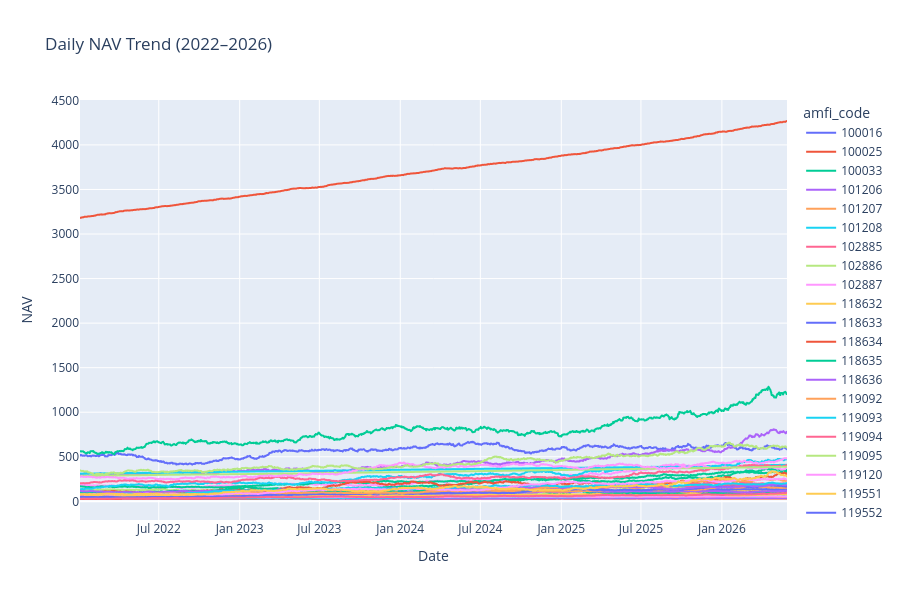

This figure's notebook cell:
### Code cell
# Convert date column to datetime

nav_history["date"] = pd.to_datetime(
    nav_history["date"]
)

# Plot NAV trends

fig = px.line(
    nav_history,
    x="date",
    y="nav",
    color="amfi_code",
    title="Daily NAV Trend (2022–2026)"
)

fig.update_layout(
    xaxis_title="Date",
    yaxis_title="NAV",
    height=600
)

fig.show()

### Figure 1 — Plotly figure (JSON) as saved in the notebook; plotly's stock layout.template omitted (floating-point values rounded to 4 significant figures; data arrays with more than 128 entries replaced by an {"elided": "..."} marker saying what was removed)
{"data": [{"hovertemplate": "amfi_code=100016<br>date=%{x}<br>nav=%{y}<extra></extra>", "legendgroup": "100016", "line": {"color": "#636efa", "dash": "solid"}, "marker": {"symbol": "circle"}, "mode": "lines", "name": "100016", "showlegend": true, "type": "scattergl", "x": {"elided": "1150 str values"}, "xaxis": "x", "y": {"elided": "1150 float values"}, "yaxis": "y"}, {"hovertemplate": "amfi_code=100025<br>date=%{x}<br>nav=%{y}<extra></extra>", "legendgroup": "100025", "line": {"color": "#EF553B", "dash": "solid"}, "marker": {"symbol": "circle"}, "mode": "lines", "name": "100025", "showlegend": true, "type": "scattergl", "x": {"elided": "1150 str values"}, "xaxis": "x", "y": {"elided": "1150 float values"}, "yaxis": "y"}, {"hovertemplate": "amfi_code=100033<br>date=%{x}<br>nav=%{y}<extra></extra>", "legendgroup": "100033", "line": {"color": "#00cc96", "dash": "solid"}, "marker": {"symbol": "circle"}, "mode": "lines", "name": "100033", "showlegend": true, "type": "scattergl", "x": {"elided": "1150 str values"}, "xaxis": "x", "y": {"elided": "1150 float values"}, "yaxis": "y"}, {"hovertemplate": "amfi_code=101206<br>date=%{x}<br>nav=%{y}<extra></extra>", "legendgroup": "101206", "line": {"color": "#ab63fa", "dash": "solid"}, "marker": {"symbol": "circle"}, "mode": "lines", "name": "101206", "showlegend": true, "type": "scattergl", "x": {"elided": "1150 str values"}, "xaxis": "x", "y": {"elided": "1150 float values"}, "yaxis": "y"}, {"hovertemplate": "amfi_code=101207<br>date=%{x}<br>nav=%{y}<extra></extra>", "legendgroup": "101207", "line": {"color": "#FFA15A", "dash": "solid"}, "marker": {"symbol": "circle"}, "mode": "lines", "name": "101207", "showlegend": true, "type": "scattergl", "x": {"elided": "1150 str values"}, "xaxis": "x", "y": {"elided": "1150 float values"}, "yaxis": "y"}, {"hovertemplate": "amfi_code=101208<br>date=%{x}<br>nav=%{y}<extra></extra>", "legendgroup": "101208", "line": {"color": "#19d3f3", "dash": "solid"}, "marker": {"symbol": "circle"}, "mode": "lines", "name": "101208", "showlegend": true, "type": "scattergl", "x": {"elided": "1150 str values"}, "xaxis": "x", "y": {"elided": "1150 float values"}, "yaxis": "y"}, {"hovertemplate": "amfi_code=102885<br>date=%{x}<br>nav=%{y}<extra></extra>", "legendgroup": "102885", "line": {"color": "#FF6692", "dash": "solid"}, "marker": {"symbol": "circle"}, "mode": "lines", "name": "102885", "showlegend": true, "type": "scattergl", "x": {"elided": "1150 str values"}, "xaxis": "x", "y": {"elided": "1150 float values"}, "yaxis": "y"}, {"hovertemplate": "amfi_code=102886<br>date=%{x}<br>nav=%{y}<extra></extra>", "legendgroup": "102886", "line": {"color": "#B6E880", "dash": "solid"}, "marker": {"symbol": "circle"}, "mode": "lines", "name": "102886", "showlegend": true, "type": "scattergl", "x": {"elided": "1150 str values"}, "xaxis": "x", "y": {"elided": "1150 float values"}, "yaxis": "y"}, {"hovertemplate": "amfi_code=102887<br>date=%{x}<br>nav=%{y}<extra></extra>", "legendgroup": "102887", "line": {"color": "#FF97FF", "dash": "solid"}, "marker": {"symbol": "circle"}, "mode": "lines", "name": "102887", "showlegend": true, "type": "scattergl", "x": {"elided": "1150 str values"}, "xaxis": "x", "y": {"elided": "1150 float values"}, "yaxis": "y"}, {"hovertemplate": "amfi_code=118632<br>date=%{x}<br>nav=%{y}<extra></extra>", "legendgroup": "118632", "line": {"color": "#FECB52", "dash": "solid"}, "marker": {"symbol": "circle"}, "mode": "lines", "name": "118632", "showlegend": true, "type": "scattergl", "x": {"elided": "1150 str values"}, "xaxis": "x", "y": {"elided": "1150 float values"}, "yaxis": "y"}, {"hovertemplate": "amfi_code=118633<br>date=%{x}<br>nav=%{y}<extra></extra>", "legendgroup": "118633", "line": {"color": "#636efa", "dash": "solid"}, "marker": {"symbol": "circle"}, "mode": "lines", "name": "118633", "showlegend": true, "type": "scattergl", "x": {"elided": "1150 str values"}, "xaxis": "x", "y": {"elided": "1150 float values"}, "yaxis": "y"}, {"hovertemplate": "amfi_code=118634<br>date=%{x}<br>nav=%{y}<extra></extra>", "legendgroup": "118634", "line": {"color": "#EF553B", "dash": "solid"}, "marker": {"symbol": "circle"}, "mode": "lines", "name": "118634", "showlegend": true, "type": "scattergl", "x": {"elided": "1150 str values"}, "xaxis": "x", "y": {"elided": "1150 float values"}, "yaxis": "y"}, {"hovertemplate": "amfi_code=118635<br>date=%{x}<br>nav=%{y}<extra></extra>", "legendgroup": "118635", "line": {"color": "#00cc96", "dash": "solid"}, "marker": {"symbol": "circle"}, "mode": "lines", "name": "118635", "showlegend": true, "type": "scattergl", "x": {"elided": "1150 str values"}, "xaxis": "x", "y": {"elided": "1150 float values"}, "yaxis": "y"}, {"hovertemplate": "amfi_code=118636<br>date=%{x}<br>nav=%{y}<extra></extra>", "legendgroup": "118636", "line": {"color": "#ab63fa", "dash": "solid"}, "marker": {"symbol": "circle"}, "mode": "lines", "name": "118636", "showlegend": true, "type": "scattergl", "x": {"elided": "1150 str values"}, "xaxis": "x", "y": {"elided": "1150 float values"}, "yaxis": "y"}, {"hovertemplate": "amfi_code=119092<br>date=%{x}<br>nav=%{y}<extra></extra>", "legendgroup": "119092", "line": {"color": "#FFA15A", "dash": "solid"}, "marker": {"symbol": "circle"}, "mode": "lines", "name": "119092", "showlegend": true, "type": "scattergl", "x": {"elided": "1150 str values"}, "xaxis": "x", "y": {"elided": "1150 float values"}, "yaxis": "y"}, {"hovertemplate": "amfi_code=119093<br>date=%{x}<br>nav=%{y}<extra></extra>", "legendgroup": "119093", "line": {"color": "#19d3f3", "dash": "solid"}, "marker": {"symbol": "circle"}, "mode": "lines", "name": "119093", "showlegend": true, "type": "scattergl", "x": {"elided": "1150 str values"}, "xaxis": "x", "y": {"elided": "1150 float values"}, "yaxis": "y"}, {"hovertemplate": "amfi_code=119094<br>date=%{x}<br>nav=%{y}<extra></extra>", "legendgroup": "119094", "line": {"color": "#FF6692", "dash": "solid"}, "marker": {"symbol": "circle"}, "mode": "lines", "name": "119094", "showlegend": true, "type": "scattergl", "x": {"elided": "1150 str values"}, "xaxis": "x", "y": {"elided": "1150 float values"}, "yaxis": "y"}, {"hovertemplate": "amfi_code=119095<br>date=%{x}<br>nav=%{y}<extra></extra>", "legendgroup": "119095", "line": {"color": "#B6E880", "dash": "solid"}, "marker": {"symbol": "circle"}, "mode": "lines", "name": "119095", "showlegend": true, "type": "scattergl", "x": {"elided": "1150 str values"}, "xaxis": "x", "y": {"elided": "1150 float values"}, "yaxis": "y"}, {"hovertemplate": "amfi_code=119120<br>date=%{x}<br>nav=%{y}<extra></extra>", "legendgroup": "119120", "line": {"color": "#FF97FF", "dash": "solid"}, "marker": {"symbol": "circle"}, "mode": "lines", "name": "119120", "showlegend": true, "type": "scattergl", "x": {"elided": "1150 str values"}, "xaxis": "x", "y": {"elided": "1150 float values"}, "yaxis": "y"}, {"hovertemplate": "amfi_code=119551<br>date=%{x}<br>nav=%{y}<extra></extra>", "legendgroup": "119551", "line": {"color": "#FECB52", "dash": "solid"}, "marker": {"symbol": "circle"}, "mode": "lines", "name": "119551", "showlegend": true, "type": "scattergl", "x": {"elided": "1150 str values"}, "xaxis": "x", "y": {"elided": "1150 float values"}, "yaxis": "y"}, {"hovertemplate": "amfi_code=119552<br>date=%{x}<br>nav=%{y}<extra></extra>", "legendgroup": "119552", "line": {"color": "#636efa", "dash": "solid"}, "marker": {"symbol": "circle"}, "mode": "lines", "name": "119552", "showlegend": true, "type": "scattergl", "x": {"elided": "1150 str values"}, "xaxis": "x", "y": {"elided": "1150 float values"}, "yaxis": "y"}, {"hovertemplate": "amfi_code=119598<br>date=%{x}<br>nav=%{y}<extra></extra>", "legendgroup": "119598", "line": {"color": "#EF553B", "dash": "solid"}, "marker": {"symbol": "circle"}, "mode": "lines", "name": "119598", "showlegend": true, "type": "scattergl", "x": {"elided": "1150 str values"}, "xaxis": "x", "y": {"elided": "1150 float values"}, "yaxis": "y"}, {"hovertemplate": "amfi_code=119599<br>date=%{x}<br>nav=%{y}<extra></extra>", "legendgroup": "119599", "line": {"color": "#00cc96", "dash": "solid"}, "marker": {"symbol": "circle"}, "mode": "lines", "name": "119599", "showlegend": true, "type": "scattergl", "x": {"elided": "1150 str values"}, "xaxis": "x", "y": {"elided": "1150 float values"}, "yaxis": "y"}, {"hovertemplate": "amfi_code=120503<br>date=%{x}<br>nav=%{y}<extra></extra>", "legendgroup": "120503", "line": {"color": "#ab63fa", "dash": "solid"}, "marker": {"symbol": "circle"}, "mode": "lines", "name": "120503", "showlegend": true, "type": "scattergl", "x": {"elided": "1150 str values"}, "xaxis": "x", "y": {"elided": "1150 float values"}, "yaxis": "y"}, {"hovertemplate": "amfi_code=120504<br>date=%{x}<br>nav=%{y}<extra></extra>", "legendgroup": "120504", "line": {"color": "#FFA15A", "dash": "solid"}, "marker": {"symbol": "circle"}, "mode": "lines", "name": "120504", "showlegend": true, "type": "scattergl", "x": {"elided": "1150 str values"}, "xaxis": "x", "y": {"elided": "1150 float values"}, "yaxis": "y"}, {"hovertemplate": "amfi_code=120505<br>date=%{x}<br>nav=%{y}<extra></extra>", "legendgroup": "120505", "line": {"color": "#19d3f3", "dash": "solid"}, "marker": {"symbol": "circle"}, "mode": "lines", "name": "120505", "showlegend": true, "type": "scattergl", "x": {"elided": "1150 str values"}, "xaxis": "x", "y": {"elided": "1150 float values"}, "yaxis": "y"}, {"hovertemplate": "amfi_code=120506<br>date=%{x}<br>nav=%{y}<extra></extra>", "legendgroup": "120506", "line": {"color": "#FF6692", "dash": "solid"}, "marker": {"symbol": "circle"}, "mode": "lines", "name": "120506", "showlegend": true, "type": "scattergl", "x": {"elided": "1150 str values"}, "xaxis": "x", "y": {"elided": "1150 float values"}, "yaxis": "y"}, {"hovertemplate": "amfi_code=120507<br>date=%{x}<br>nav=%{y}<extra></extra>", "legendgroup": "120507", "line": {"color": "#B6E880", "dash": "solid"}, "marker": {"symbol": "circle"}, "mode": "lines", "name": "120507", "showlegend": true, "type": "scattergl", "x": {"elided": "1150 str values"}, "xaxis": "x", "y": {"elided": "1150 float values"}, "yaxis": "y"}, {"hovertemplate": "amfi_code=120841<br>date=%{x}<br>nav=%{y}<extra></extra>", "legendgroup": "120841", "line": {"color": "#FF97FF", "dash": "solid"}, "marker": {"symbol": "circle"}, "mode": "lines", "name": "120841", "showlegend": true, "type": "scattergl", "x": {"elided": "1150 str values"}, "xaxis": "x", "y": {"elided": "1150 float values"}, "yaxis": "y"}, {"hovertemplate": "amfi_code=120842<br>date=%{x}<br>nav=%{y}<extra></extra>", "legendgroup": "120842", "line": {"color": "#FECB52", "dash": "solid"}, "marker": {"symbol": "circle"}, "mode": "lines", "name": "120842", "showlegend": true, "type": "scattergl", "x": {"elided": "1150 str values"}, "xaxis": "x", "y": {"elided": "1150 float values"}, "yaxis": "y"}, {"hovertemplate": "amfi_code=120843<br>date=%{x}<br>nav=%{y}<extra></extra>", "legendgroup": "120843", "line": {"color": "#636efa", "dash": "solid"}, "marker": {"symbol": "circle"}, "mode": "lines", "name": "120843", "showlegend": true, "type": "scattergl", "x": {"elided": "1150 str values"}, "xaxis": "x", "y": {"elided": "1150 float values"}, "yaxis": "y"}, {"hovertemplate": "amfi_code=120844<br>date=%{x}<br>nav=%{y}<extra></extra>", "legendgroup": "120844", "line": {"color": "#EF553B", "dash": "solid"}, "marker": {"symbol": "circle"}, "mode": "lines", "name": "120844", "showlegend": true, "type": "scattergl", "x": {"elided": "1150 str values"}, "xaxis": "x", "y": {"elided": "1150 float values"}, "yaxis": "y"}, {"hovertemplate": "amfi_code=125497<br>date=%{x}<br>nav=%{y}<extra></extra>", "legendgroup": "125497", "line": {"color": "#00cc96", "dash": "solid"}, "marker": {"symbol": "circle"}, "mode": "lines", "name": "125497", "showlegend": true, "type": "scattergl", "x": {"elided": "1150 str values"}, "xaxis": "x", "y": {"elided": "1150 float values"}, "yaxis": "y"}, {"hovertemplate": "amfi_code=125498<br>date=%{x}<br>nav=%{y}<extra></extra>", "legendgroup": "125498", "line": {"color": "#ab63fa", "dash": "solid"}, "marker": {"symbol": "circle"}, "mode": "lines", "name": "125498", "showlegend": true, "type": "scattergl", "x": {"elided": "1150 str values"}, "xaxis": "x", "y": {"elided": "1150 float values"}, "yaxis": "y"}, {"hovertemplate": "amfi_code=148567<br>date=%{x}<br>nav=%{y}<extra></extra>", "legendgroup": "148567", "line": {"color": "#FFA15A", "dash": "solid"}, "marker": {"symbol": "circle"}, "mode": "lines", "name": "148567", "showlegend": true, "type": "scattergl", "x": {"elided": "1150 str values"}, "xaxis": "x", "y": {"elided": "1150 float values"}, "yaxis": "y"}, {"hovertemplate": "amfi_code=148568<br>date=%{x}<br>nav=%{y}<extra></extra>", "legendgroup": "148568", "line": {"color": "#19d3f3", "dash": "solid"}, "marker": {"symbol": "circle"}, "mode": "lines", "name": "148568", "showlegend": true, "type": "scattergl", "x": {"elided": "1150 str values"}, "xaxis": "x", "y": {"elided": "1150 float values"}, "yaxis": "y"}, {"hovertemplate": "amfi_code=148569<br>date=%{x}<br>nav=%{y}<extra></extra>", "legendgroup": "148569", "line": {"color": "#FF6692", "dash": "solid"}, "marker": {"symbol": "circle"}, "mode": "lines", "name": "148569", "showlegend": true, "type": "scattergl", "x": {"elided": "1150 str values"}, "xaxis": "x", "y": {"elided": "1150 float values"}, "yaxis": "y"}, {"hovertemplate": "amfi_code=149322<br>date=%{x}<br>nav=%{y}<extra></extra>", "legendgroup": "149322", "line": {"color": "#B6E880", "dash": "solid"}, "marker": {"symbol": "circle"}, "mode": "lines", "name": "149322", "showlegend": true, "type": "scattergl", "x": {"elided": "1150 str values"}, "xaxis": "x", "y": {"elided": "1150 float values"}, "yaxis": "y"}, {"hovertemplate": "amfi_code=149323<br>date=%{x}<br>nav=%{y}<extra></extra>", "legendgroup": "149323", "line": {"color": "#FF97FF", "dash": "solid"}, "marker": {"symbol": "circle"}, "mode": "lines", "name": "149323", "showlegend": true, "type": "scattergl", "x": {"elided": "1150 str values"}, "xaxis": "x", "y": {"elided": "1150 float values"}, "yaxis": "y"}, {"hovertemplate": "amfi_code=149324<br>date=%{x}<br>nav=%{y}<extra></extra>", "legendgroup": "149324", "line": {"color": "#FECB52", "dash": "solid"}, "marker": {"symbol": "circle"}, "mode": "lines", "name": "149324", "showlegend": true, "type": "scattergl", "x": {"elided": "1150 str values"}, "xaxis": "x", "y": {"elided": "1150 float values"}, "yaxis": "y"}], "layout": {"height": 600, "legend": {"title": {"text": "amfi_code"}, "tracegroupgap": 0}, "title": {"text": "Daily NAV Trend (2022–2026)"}, "xaxis": {"anchor": "y", "domain": [0, 1], "title": {"text": "Date"}}, "yaxis": {"anchor": "x", "domain": [0, 1], "title": {"text": "NAV"}}}}
